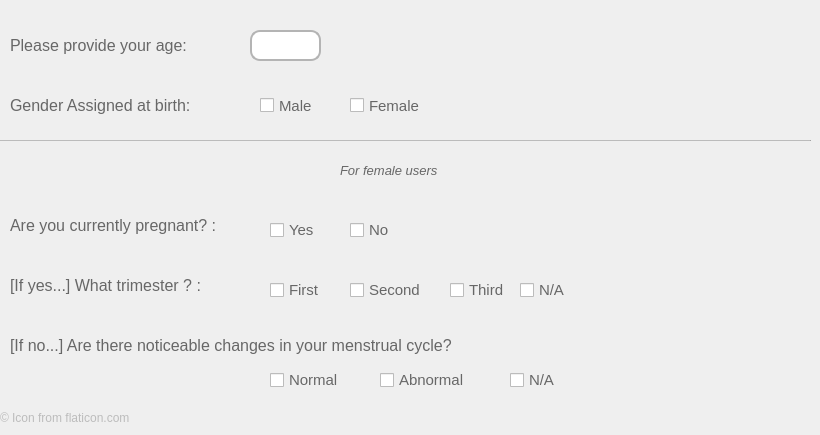
   <widget class="QWidget" name="q1">
    <attribute name="title">
     <string>Age and Gender</string>
    </attribute>
    <widget class="QLabel" name="Question">
     <property name="geometry">
      <rect>
       <x>10</x>
       <y>30</y>
       <width>221</width>
       <height>31</height>
      </rect>
     </property>
     <property name="font">
      <font>
       <family>Arial</family>
       <pointsize>12</pointsize>
       <weight>50</weight>
       <bold>false</bold>
      </font>
     </property>
     <property name="styleSheet">
      <string notr="true">color: rgb(103, 103, 103);</string>
     </property>
     <property name="text">
      <string>Please provide your age: </string>
     </property>
    </widget>
    <widget class="QLabel" name="label_3">
     <property name="geometry">
      <rect>
       <x>0</x>
       <y>410</y>
       <width>291</width>
       <height>16</height>
      </rect>
     </property>
     <property name="styleSheet">
      <string notr="true">color: rgb(188, 188, 188);</string>
     </property>
     <property name="text">
      <string>© Icon from flaticon.com</string>
     </property>
    </widget>
    <widget class="QCheckBox" name="MalecheckBox">
     <property name="geometry">
      <rect>
       <x>260</x>
       <y>90</y>
       <width>81</width>
       <height>31</height>
      </rect>
     </property>
     <property name="font">
      <font>
       <family>Arial</family>
       <pointsize>11</pointsize>
      </font>
     </property>
     <property name="styleSheet">
      <string notr="true">color: rgb(103, 103, 103);

</string>
     </property>
     <property name="text">
      <string>Male</string>
     </property>
     <property name="tristate">
      <bool>false</bool>
     </property>
    </widget>
    <widget class="QLabel" name="Question_3">
     <property name="geometry">
      <rect>
       <x>10</x>
       <y>90</y>
       <width>231</width>
       <height>31</height>
      </rect>
     </property>
     <property name="font">
      <font>
       <family>Arial</family>
       <pointsize>12</pointsize>
       <weight>50</weight>
       <bold>false</bold>
      </font>
     </property>
     <property name="styleSheet">
      <string notr="true">color: rgb(103, 103, 103);</string>
     </property>
     <property name="text">
      <string>Gender Assigned at birth:</string>
     </property>
    </widget>
    <widget class="QCheckBox" name="FemalecheckBox">
     <property name="geometry">
      <rect>
       <x>350</x>
       <y>90</y>
       <width>91</width>
       <height>31</height>
      </rect>
     </property>
     <property name="font">
      <font>
       <family>Arial</family>
       <pointsize>11</pointsize>
      </font>
     </property>
     <property name="styleSheet">
      <string notr="true">color: rgb(103, 103, 103);</string>
     </property>
     <property name="text">
      <string>Female</string>
     </property>
    </widget>
    <widget class="QLabel" name="Question_4">
     <property name="geometry">
      <rect>
       <x>340</x>
       <y>160</y>
       <width>131</width>
       <height>21</height>
      </rect>
     </property>
     <property name="font">
      <font>
       <family>Arial</family>
       <pointsize>10</pointsize>
       <weight>50</weight>
       <italic>true</italic>
       <bold>false</bold>
      </font>
     </property>
     <property name="styleSheet">
      <string notr="true">color: rgb(103, 103, 103);</string>
     </property>
     <property name="text">
      <string>For female users</string>
     </property>
    </widget>
    <widget class="QLineEdit" name="ageInput">
     <property name="geometry">
      <rect>
       <x>250</x>
       <y>30</y>
       <width>71</width>
       <height>31</height>
      </rect>
     </property>
     <property name="styleSheet">
      <string notr="true">border: 2px solid rgb(180, 180, 180);
border-radius: 10px;
</string>
     </property>
    </widget>
    <widget class="QLabel" name="Question_5">
     <property name="geometry">
      <rect>
       <x>10</x>
       <y>210</y>
       <width>251</width>
       <height>31</height>
      </rect>
     </property>
     <property name="font">
      <font>
       <family>Arial</family>
       <pointsize>12</pointsize>
       <weight>50</weight>
       <bold>false</bold>
      </font>
     </property>
     <property name="styleSheet">
      <string notr="true">color: rgb(103, 103, 103);</string>
     </property>
     <property name="text">
      <string>Are you currently pregnant? :</string>
     </property>
    </widget>
    <widget class="QCheckBox" name="YesPregnant">
     <property name="geometry">
      <rect>
       <x>270</x>
       <y>220</y>
       <width>61</width>
       <height>20</height>
      </rect>
     </property>
     <property name="font">
      <font>
       <family>Arial</family>
       <pointsize>11</pointsize>
      </font>
     </property>
     <property name="styleSheet">
      <string notr="true">color: rgb(103, 103, 103);</string>
     </property>
     <property name="text">
      <string>Yes</string>
     </property>
    </widget>
    <widget class="QCheckBox" name="NoPregnant">
     <property name="geometry">
      <rect>
       <x>350</x>
       <y>220</y>
       <width>61</width>
       <height>20</height>
      </rect>
     </property>
     <property name="font">
      <font>
       <family>Arial</family>
       <pointsize>11</pointsize>
      </font>
     </property>
     <property name="styleSheet">
      <string notr="true">color: rgb(103, 103, 103);</string>
     </property>
     <property name="text">
      <string>No</string>
     </property>
    </widget>
    <widget class="QLabel" name="Question_6">
     <property name="geometry">
      <rect>
       <x>10</x>
       <y>270</y>
       <width>251</width>
       <height>31</height>
      </rect>
     </property>
     <property name="font">
      <font>
       <family>Arial</family>
       <pointsize>12</pointsize>
       <weight>50</weight>
       <bold>false</bold>
      </font>
     </property>
     <property name="styleSheet">
      <string notr="true">color: rgb(103, 103, 103);</string>
     </property>
     <property name="text">
      <string>[If yes...] What trimester ? :</string>
     </property>
    </widget>
    <widget class="QCheckBox" name="FirstTri">
     <property name="geometry">
      <rect>
       <x>270</x>
       <y>280</y>
       <width>61</width>
       <height>20</height>
      </rect>
     </property>
     <property name="font">
      <font>
       <family>Arial</family>
       <pointsize>11</pointsize>
      </font>
     </property>
     <property name="styleSheet">
      <string notr="true">color: rgb(103, 103, 103);</string>
     </property>
     <property name="text">
      <string>First</string>
     </property>
    </widget>
    <widget class="QCheckBox" name="SecondTri">
     <property name="geometry">
      <rect>
       <x>350</x>
       <y>280</y>
       <width>91</width>
       <height>20</height>
      </rect>
     </property>
     <property name="font">
      <font>
       <family>Arial</family>
       <pointsize>11</pointsize>
      </font>
     </property>
     <property name="styleSheet">
      <string notr="true">color: rgb(103, 103, 103);</string>
     </property>
     <property name="text">
      <string>Second</string>
     </property>
    </widget>
    <widget class="QCheckBox" name="ThirdTri">
     <property name="geometry">
      <rect>
       <x>450</x>
       <y>280</y>
       <width>91</width>
       <height>20</height>
      </rect>
     </property>
     <property name="font">
      <font>
       <family>Arial</family>
       <pointsize>11</pointsize>
      </font>
     </property>
     <property name="styleSheet">
      <string notr="true">color: rgb(103, 103, 103);</string>
     </property>
     <property name="text">
      <string>Third</string>
     </property>
    </widget>
    <widget class="QLabel" name="Question_7">
     <property name="geometry">
      <rect>
       <x>10</x>
       <y>330</y>
       <width>561</width>
       <height>31</height>
      </rect>
     </property>
     <property name="font">
      <font>
       <family>Arial</family>
       <pointsize>12</pointsize>
       <weight>50</weight>
       <bold>false</bold>
      </font>
     </property>
     <property name="styleSheet">
      <string notr="true">color: rgb(103, 103, 103);</string>
     </property>
     <property name="text">
      <string>[If no...] Are there noticeable changes in your menstrual cycle?</string>
     </property>
    </widget>
    <widget class="QCheckBox" name="NormalMens">
     <property name="geometry">
      <rect>
       <x>270</x>
       <y>370</y>
       <width>81</width>
       <height>20</height>
      </rect>
     </property>
     <property name="font">
      <font>
       <family>Arial</family>
       <pointsize>11</pointsize>
      </font>
     </property>
     <property name="styleSheet">
      <string notr="true">color: rgb(103, 103, 103);</string>
     </property>
     <property name="text">
      <string>Normal</string>
     </property>
    </widget>
    <widget class="QCheckBox" name="AbMens">
     <property name="geometry">
      <rect>
       <x>380</x>
       <y>370</y>
       <width>111</width>
       <height>20</height>
      </rect>
     </property>
     <property name="font">
      <font>
       <family>Arial</family>
       <pointsize>11</pointsize>
      </font>
     </property>
     <property name="styleSheet">
      <string notr="true">color: rgb(103, 103, 103);</string>
     </property>
     <property name="text">
      <string>Abnormal</string>
     </property>
    </widget>
    <widget class="QCheckBox" name="NAMens">
     <property name="geometry">
      <rect>
       <x>510</x>
       <y>370</y>
       <width>91</width>
       <height>20</height>
      </rect>
     </property>
     <property name="font">
      <font>
       <family>Arial</family>
       <pointsize>11</pointsize>
      </font>
     </property>
     <property name="styleSheet">
      <string notr="true">color: rgb(103, 103, 103);</string>
     </property>
     <property name="text">
      <string>N/A</string>
     </property>
    </widget>
    <widget class="QCheckBox" name="NATri">
     <property name="geometry">
      <rect>
       <x>520</x>
       <y>280</y>
       <width>91</width>
       <height>20</height>
      </rect>
     </property>
     <property name="font">
      <font>
       <family>Arial</family>
       <pointsize>11</pointsize>
      </font>
     </property>
     <property name="styleSheet">
      <string notr="true">color: rgb(103, 103, 103);</string>
     </property>
     <property name="text">
      <string>N/A</string>
     </property>
    </widget>
    <widget class="Line" name="line">
     <property name="geometry">
      <rect>
       <x>0</x>
       <y>140</y>
       <width>811</width>
       <height>1</height>
      </rect>
     </property>
     <property name="styleSheet">
      <string notr="true">background-color: rgb(163, 163, 163);</string>
     </property>
     <property name="orientation">
      <enum>Qt::Horizontal</enum>
     </property>
    </widget>
   </widget>
